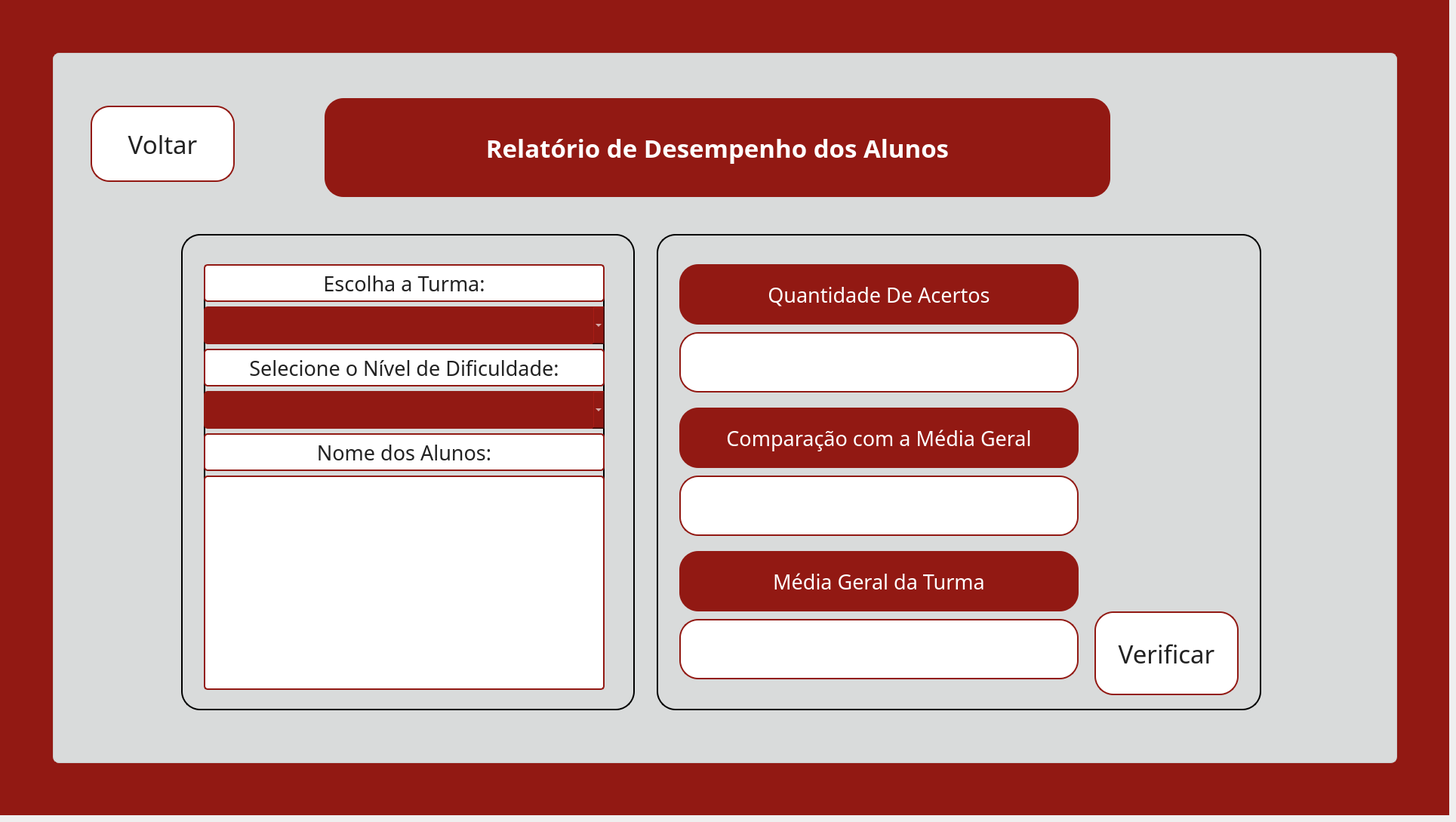
    <widget class="QWidget" name="pg_relatoriogeral">
     <widget class="QWidget" name="fundo_relatorio" native="true">
      <property name="geometry">
       <rect>
        <x>0</x>
        <y>0</y>
        <width>1920</width>
        <height>1080</height>
       </rect>
      </property>
      <property name="styleSheet">
       <string notr="true">background-color: #921913;</string>
      </property>
      <widget class="QWidget" name="container_relatorio" native="true">
       <property name="geometry">
        <rect>
         <x>70</x>
         <y>70</y>
         <width>1781</width>
         <height>941</height>
        </rect>
       </property>
       <property name="styleSheet">
        <string notr="true">background-color: #d9dbdb;
border: 1px solid #cccccc;
border-radius: 8px;</string>
       </property>
       <widget class="QLabel" name="lbl_titulo_relatorio">
        <property name="geometry">
         <rect>
          <x>360</x>
          <y>60</y>
          <width>1041</width>
          <height>131</height>
         </rect>
        </property>
        <property name="font">
         <font>
          <family>Arbutus Slab</family>
          <pointsize>25</pointsize>
          <bold>true</bold>
         </font>
        </property>
        <property name="cursor">
         <cursorShape>ArrowCursor</cursorShape>
        </property>
        <property name="styleSheet">
         <string notr="true">background-color: #921913;
color: white;
border: none;
border-radius: 25px</string>
        </property>
        <property name="text">
         <string>Relatório de Desempenho dos Alunos</string>
        </property>
        <property name="textFormat">
         <enum>Qt::TextFormat::AutoText</enum>
        </property>
        <property name="alignment">
         <set>Qt::AlignmentFlag::AlignCenter</set>
        </property>
        <property name="wordWrap">
         <bool>true</bool>
        </property>
       </widget>
       <widget class="QLabel" name="lbl_col1_relatorio">
        <property name="geometry">
         <rect>
          <x>10</x>
          <y>0</y>
          <width>471</width>
          <height>491</height>
         </rect>
        </property>
        <property name="styleSheet">
         <string notr="true">border: transparent;
background-color: transparent;</string>
        </property>
        <property name="text">
         <string/>
        </property>
        <property name="pixmap">
         <pixmap>../images/fundoetec.png</pixmap>
        </property>
        <property name="scaledContents">
         <bool>true</bool>
        </property>
       </widget>
       <widget class="QLabel" name="lbl_col2_relatorio">
        <property name="geometry">
         <rect>
          <x>10</x>
          <y>460</y>
          <width>471</width>
          <height>481</height>
         </rect>
        </property>
        <property name="styleSheet">
         <string notr="true">border: transparent;
background-color: transparent;</string>
        </property>
        <property name="text">
         <string/>
        </property>
        <property name="pixmap">
         <pixmap>../images/fundoetec.png</pixmap>
        </property>
        <property name="scaledContents">
         <bool>true</bool>
        </property>
       </widget>
       <widget class="QLabel" name="lbl_col3_relatorio">
        <property name="geometry">
         <rect>
          <x>470</x>
          <y>450</y>
          <width>471</width>
          <height>481</height>
         </rect>
        </property>
        <property name="styleSheet">
         <string notr="true">border: transparent;
background-color: transparent;</string>
        </property>
        <property name="text">
         <string/>
        </property>
        <property name="pixmap">
         <pixmap>../images/fundoetec.png</pixmap>
        </property>
        <property name="scaledContents">
         <bool>true</bool>
        </property>
       </widget>
       <widget class="QFrame" name="frame_card1_relatorio">
        <property name="geometry">
         <rect>
          <x>170</x>
          <y>240</y>
          <width>601</width>
          <height>631</height>
         </rect>
        </property>
        <property name="font">
         <font>
          <pointsize>2</pointsize>
         </font>
        </property>
        <property name="styleSheet">
         <string notr="true">border-radius: 25px;
border: 2px solid black;
</string>
        </property>
        <property name="frameShape">
         <enum>QFrame::Shape::StyledPanel</enum>
        </property>
        <property name="frameShadow">
         <enum>QFrame::Shadow::Raised</enum>
        </property>
        <widget class="QWidget" name="verticalLayoutWidget_2">
         <property name="geometry">
          <rect>
           <x>30</x>
           <y>40</y>
           <width>531</width>
           <height>564</height>
          </rect>
         </property>
         <layout class="QVBoxLayout" name="layout_card1_relatorio">
          <item>
           <widget class="QLabel" name="lbl_dado1_relatorio">
            <property name="minimumSize">
             <size>
              <width>0</width>
              <height>50</height>
             </size>
            </property>
            <property name="maximumSize">
             <size>
              <width>16777215</width>
              <height>50</height>
             </size>
            </property>
            <property name="font">
             <font>
              <family>Arbutus Slab</family>
              <pointsize>20</pointsize>
             </font>
            </property>
            <property name="styleSheet">
             <string notr="true">background-color: white;
color: #222222;
border: 2px solid #921913;
border-radius: 5px;
padding: 0 8px</string>
            </property>
            <property name="text">
             <string>Escolha a Turma:</string>
            </property>
            <property name="alignment">
             <set>Qt::AlignmentFlag::AlignCenter</set>
            </property>
           </widget>
          </item>
          <item>
           <widget class="QComboBox" name="comboBox_turma2">
            <property name="minimumSize">
             <size>
              <width>200</width>
              <height>50</height>
             </size>
            </property>
            <property name="font">
             <font>
              <family>Arbutus Slab</family>
              <pointsize>20</pointsize>
             </font>
            </property>
            <property name="styleSheet">
             <string notr="true">QComboBox{
    background-color: #921913;
    border: none;
    border-radius: 5px;
    color: white;
}

QComboBox:hover{
    background-color: #62100d;
}</string>
            </property>
            <property name="currentIndex">
             <number>-1</number>
            </property>
           </widget>
          </item>
          <item>
           <widget class="QLabel" name="lbl_dado2_relatorio">
            <property name="minimumSize">
             <size>
              <width>0</width>
              <height>50</height>
             </size>
            </property>
            <property name="maximumSize">
             <size>
              <width>16777215</width>
              <height>50</height>
             </size>
            </property>
            <property name="font">
             <font>
              <family>Arbutus Slab</family>
              <pointsize>20</pointsize>
             </font>
            </property>
            <property name="styleSheet">
             <string notr="true">background-color: white;
color: #222222;
border: 2px solid #921913;
border-radius: 5px;
padding: 0 8px</string>
            </property>
            <property name="text">
             <string>Selecione o Nível de Dificuldade:</string>
            </property>
            <property name="alignment">
             <set>Qt::AlignmentFlag::AlignCenter</set>
            </property>
           </widget>
          </item>
          <item>
           <widget class="QComboBox" name="comboBox_modo2">
            <property name="minimumSize">
             <size>
              <width>200</width>
              <height>50</height>
             </size>
            </property>
            <property name="font">
             <font>
              <family>Arbutus Slab</family>
              <pointsize>20</pointsize>
             </font>
            </property>
            <property name="styleSheet">
             <string notr="true">QComboBox{
    background-color: #921913;
    border: none;
    border-radius: 5px;
    color: white;
}

QComboBox:hover{
    background-color: #62100d;
}</string>
            </property>
            <property name="currentIndex">
             <number>-1</number>
            </property>
           </widget>
          </item>
          <item>
           <widget class="QLabel" name="lbl_dado3_relatorio">
            <property name="minimumSize">
             <size>
              <width>0</width>
              <height>50</height>
             </size>
            </property>
            <property name="maximumSize">
             <size>
              <width>16777215</width>
              <height>50</height>
             </size>
            </property>
            <property name="font">
             <font>
              <family>Arbutus Slab</family>
              <pointsize>20</pointsize>
             </font>
            </property>
            <property name="styleSheet">
             <string notr="true">background-color: white;
color: #222222;
border: 2px solid #921913;
border-radius: 5px;
padding: 0 8px</string>
            </property>
            <property name="text">
             <string>Nome dos Alunos:</string>
            </property>
            <property name="alignment">
             <set>Qt::AlignmentFlag::AlignCenter</set>
            </property>
           </widget>
          </item>
          <item>
           <widget class="QListWidget" name="lista_alunos2">
            <property name="styleSheet">
             <string notr="true">background-color: white;
color: #222222;
border: 2px solid #921913;
border-radius: 5px;
padding: 0 8px</string>
            </property>
           </widget>
          </item>
         </layout>
        </widget>
       </widget>
       <widget class="QLabel" name="lbl_stat1_relatorio">
        <property name="geometry">
         <rect>
          <x>500</x>
          <y>10</y>
          <width>471</width>
          <height>431</height>
         </rect>
        </property>
        <property name="styleSheet">
         <string notr="true">border: transparent;
background-color: transparent;</string>
        </property>
        <property name="text">
         <string/>
        </property>
        <property name="pixmap">
         <pixmap>../images/fundoetec.png</pixmap>
        </property>
        <property name="scaledContents">
         <bool>true</bool>
        </property>
       </widget>
       <widget class="QLabel" name="lbl_stat2_relatorio">
        <property name="geometry">
         <rect>
          <x>940</x>
          <y>0</y>
          <width>471</width>
          <height>481</height>
         </rect>
        </property>
        <property name="styleSheet">
         <string notr="true">border: transparent;
background-color: transparent;</string>
        </property>
        <property name="text">
         <string/>
        </property>
        <property name="pixmap">
         <pixmap>../images/fundoetec.png</pixmap>
        </property>
        <property name="scaledContents">
         <bool>true</bool>
        </property>
       </widget>
       <widget class="QLabel" name="lbl_stat3_relatorio">
        <property name="geometry">
         <rect>
          <x>1330</x>
          <y>10</y>
          <width>471</width>
          <height>481</height>
         </rect>
        </property>
        <property name="styleSheet">
         <string notr="true">border: transparent;
background-color: transparent;</string>
        </property>
        <property name="text">
         <string/>
        </property>
        <property name="pixmap">
         <pixmap>../images/fundoetec.png</pixmap>
        </property>
        <property name="scaledContents">
         <bool>true</bool>
        </property>
       </widget>
       <widget class="QLabel" name="lbl_stat4_relatorio">
        <property name="geometry">
         <rect>
          <x>1780</x>
          <y>820</y>
          <width>471</width>
          <height>481</height>
         </rect>
        </property>
        <property name="styleSheet">
         <string notr="true">border: transparent;
background-color: transparent;</string>
        </property>
        <property name="text">
         <string/>
        </property>
        <property name="pixmap">
         <pixmap>../images/fundoetec.png</pixmap>
        </property>
        <property name="scaledContents">
         <bool>true</bool>
        </property>
       </widget>
       <widget class="QLabel" name="lbl_subtitulo_relatorio">
        <property name="geometry">
         <rect>
          <x>940</x>
          <y>460</y>
          <width>471</width>
          <height>481</height>
         </rect>
        </property>
        <property name="styleSheet">
         <string notr="true">border: transparent;
background-color: transparent;</string>
        </property>
        <property name="text">
         <string/>
        </property>
        <property name="pixmap">
         <pixmap>../images/fundoetec.png</pixmap>
        </property>
        <property name="scaledContents">
         <bool>true</bool>
        </property>
       </widget>
       <widget class="QFrame" name="frame_card2_relatorio">
        <property name="geometry">
         <rect>
          <x>800</x>
          <y>240</y>
          <width>801</width>
          <height>631</height>
         </rect>
        </property>
        <property name="styleSheet">
         <string notr="true">border-radius: 25px;
border: 2px solid black;
</string>
        </property>
        <property name="frameShape">
         <enum>QFrame::Shape::StyledPanel</enum>
        </property>
        <property name="frameShadow">
         <enum>QFrame::Shadow::Raised</enum>
        </property>
        <widget class="QLabel" name="lbl_acertos2">
         <property name="geometry">
          <rect>
           <x>30</x>
           <y>130</y>
           <width>529</width>
           <height>80</height>
          </rect>
         </property>
         <property name="minimumSize">
          <size>
           <width>0</width>
           <height>80</height>
          </size>
         </property>
         <property name="maximumSize">
          <size>
           <width>16777215</width>
           <height>80</height>
          </size>
         </property>
         <property name="font">
          <font>
           <family>Arbutus Slab</family>
           <pointsize>20</pointsize>
          </font>
         </property>
         <property name="styleSheet">
          <string notr="true">background-color: white;
color: #222222;
border: 2px solid #921913;
border-radius: 25px;
padding: 0 18px</string>
         </property>
         <property name="text">
          <string/>
         </property>
        </widget>
        <widget class="QLabel" name="lbl_turma1_relatorio">
         <property name="geometry">
          <rect>
           <x>30</x>
           <y>40</y>
           <width>529</width>
           <height>80</height>
          </rect>
         </property>
         <property name="minimumSize">
          <size>
           <width>0</width>
           <height>80</height>
          </size>
         </property>
         <property name="maximumSize">
          <size>
           <width>16777215</width>
           <height>50</height>
          </size>
         </property>
         <property name="font">
          <font>
           <family>Arbutus Slab</family>
           <pointsize>20</pointsize>
          </font>
         </property>
         <property name="styleSheet">
          <string notr="true">background-color: #921913;
color: white;
border: none;
border-radius: 25px</string>
         </property>
         <property name="text">
          <string>Quantidade De Acertos</string>
         </property>
         <property name="alignment">
          <set>Qt::AlignmentFlag::AlignCenter</set>
         </property>
        </widget>
        <widget class="QLabel" name="lbl_comparacaomedia">
         <property name="geometry">
          <rect>
           <x>30</x>
           <y>320</y>
           <width>529</width>
           <height>80</height>
          </rect>
         </property>
         <property name="minimumSize">
          <size>
           <width>0</width>
           <height>80</height>
          </size>
         </property>
         <property name="maximumSize">
          <size>
           <width>16777215</width>
           <height>50</height>
          </size>
         </property>
         <property name="font">
          <font>
           <family>Arbutus Slab</family>
           <pointsize>20</pointsize>
          </font>
         </property>
         <property name="styleSheet">
          <string notr="true">background-color: white;
color: #222222;
border: 2px solid #921913;
border-radius: 25px;
padding: 0 18px</string>
         </property>
         <property name="text">
          <string/>
         </property>
        </widget>
        <widget class="QLabel" name="lbl_turma2_relatorio">
         <property name="geometry">
          <rect>
           <x>30</x>
           <y>230</y>
           <width>529</width>
           <height>80</height>
          </rect>
         </property>
         <property name="minimumSize">
          <size>
           <width>0</width>
           <height>80</height>
          </size>
         </property>
         <property name="maximumSize">
          <size>
           <width>16777215</width>
           <height>50</height>
          </size>
         </property>
         <property name="font">
          <font>
           <family>Arbutus Slab</family>
           <pointsize>20</pointsize>
          </font>
         </property>
         <property name="styleSheet">
          <string notr="true">background-color: #921913;
color: white;
border: none;
border-radius: 25px</string>
         </property>
         <property name="text">
          <string>Comparação com a Média Geral</string>
         </property>
         <property name="alignment">
          <set>Qt::AlignmentFlag::AlignCenter</set>
         </property>
        </widget>
        <widget class="QLabel" name="lbl_mediaturma">
         <property name="geometry">
          <rect>
           <x>30</x>
           <y>510</y>
           <width>529</width>
           <height>80</height>
          </rect>
         </property>
         <property name="minimumSize">
          <size>
           <width>0</width>
           <height>80</height>
          </size>
         </property>
         <property name="maximumSize">
          <size>
           <width>16777215</width>
           <height>50</height>
          </size>
         </property>
         <property name="font">
          <font>
           <family>Arbutus Slab</family>
           <pointsize>20</pointsize>
          </font>
         </property>
         <property name="styleSheet">
          <string notr="true">background-color: white;
color: #222222;
border: 2px solid #921913;
border-radius: 25px;
padding: 0 18px</string>
         </property>
         <property name="text">
          <string/>
         </property>
        </widget>
        <widget class="QLabel" name="lbl_turma3_relatorio">
         <property name="geometry">
          <rect>
           <x>30</x>
           <y>420</y>
           <width>529</width>
           <height>80</height>
          </rect>
         </property>
         <property name="minimumSize">
          <size>
           <width>0</width>
           <height>80</height>
          </size>
         </property>
         <property name="maximumSize">
          <size>
           <width>16777215</width>
           <height>50</height>
          </size>
         </property>
         <property name="font">
          <font>
           <family>Arbutus Slab</family>
           <pointsize>20</pointsize>
          </font>
         </property>
         <property name="styleSheet">
          <string notr="true">background-color: #921913;
color: white;
border: none;
border-radius: 25px</string>
         </property>
         <property name="text">
          <string>Média Geral da Turma</string>
         </property>
         <property name="alignment">
          <set>Qt::AlignmentFlag::AlignCenter</set>
         </property>
        </widget>
        <widget class="QLabel" name="lbl_turma4_relatorio">
         <property name="geometry">
          <rect>
           <x>-60</x>
           <y>620</y>
           <width>471</width>
           <height>81</height>
          </rect>
         </property>
         <property name="styleSheet">
          <string notr="true">border: transparent;
background-color: transparent;</string>
         </property>
         <property name="text">
          <string/>
         </property>
         <property name="pixmap">
          <pixmap>../images/fundoetec.png</pixmap>
         </property>
         <property name="scaledContents">
          <bool>true</bool>
         </property>
        </widget>
        <widget class="QPushButton" name="btn_verificar">
         <property name="geometry">
          <rect>
           <x>580</x>
           <y>500</y>
           <width>191</width>
           <height>111</height>
          </rect>
         </property>
         <property name="font">
          <font>
           <family>Arbutus Slab</family>
           <pointsize>25</pointsize>
          </font>
         </property>
         <property name="styleSheet">
          <string notr="true">background-color: white;
border: 2px solid #921913;
border-radius: 25px;
color: #222222;
padding: 0 18px</string>
         </property>
         <property name="text">
          <string>Verificar</string>
         </property>
        </widget>
       </widget>
       <widget class="QLabel" name="lbl_rodape_relatorio">
        <property name="geometry">
         <rect>
          <x>1310</x>
          <y>460</y>
          <width>471</width>
          <height>481</height>
         </rect>
        </property>
        <property name="styleSheet">
         <string notr="true">border: transparent;
background-color: transparent;</string>
        </property>
        <property name="text">
         <string/>
        </property>
        <property name="pixmap">
         <pixmap>../images/fundoetec.png</pixmap>
        </property>
        <property name="scaledContents">
         <bool>true</bool>
        </property>
       </widget>
       <widget class="QPushButton" name="btn_voltarpararanking_2">
        <property name="geometry">
         <rect>
          <x>50</x>
          <y>70</y>
          <width>191</width>
          <height>101</height>
         </rect>
        </property>
        <property name="font">
         <font>
          <family>Arbutus Slab</family>
          <pointsize>25</pointsize>
         </font>
        </property>
        <property name="styleSheet">
         <string notr="true">background-color: white;
border: 2px solid #921913;
border-radius: 25px;
color: #222222;
padding: 0 18px</string>
        </property>
        <property name="text">
         <string>Voltar</string>
        </property>
       </widget>
       <zorder>lbl_col2_relatorio</zorder>
       <zorder>lbl_col1_relatorio</zorder>
       <zorder>lbl_stat1_relatorio</zorder>
       <zorder>lbl_rodape_relatorio</zorder>
       <zorder>lbl_stat2_relatorio</zorder>
       <zorder>lbl_stat3_relatorio</zorder>
       <zorder>lbl_titulo_relatorio</zorder>
       <zorder>lbl_col3_relatorio</zorder>
       <zorder>frame_card1_relatorio</zorder>
       <zorder>lbl_stat4_relatorio</zorder>
       <zorder>lbl_subtitulo_relatorio</zorder>
       <zorder>frame_card2_relatorio</zorder>
       <zorder>btn_voltarpararanking_2</zorder>
      </widget>
     </widget>
    </widget>
